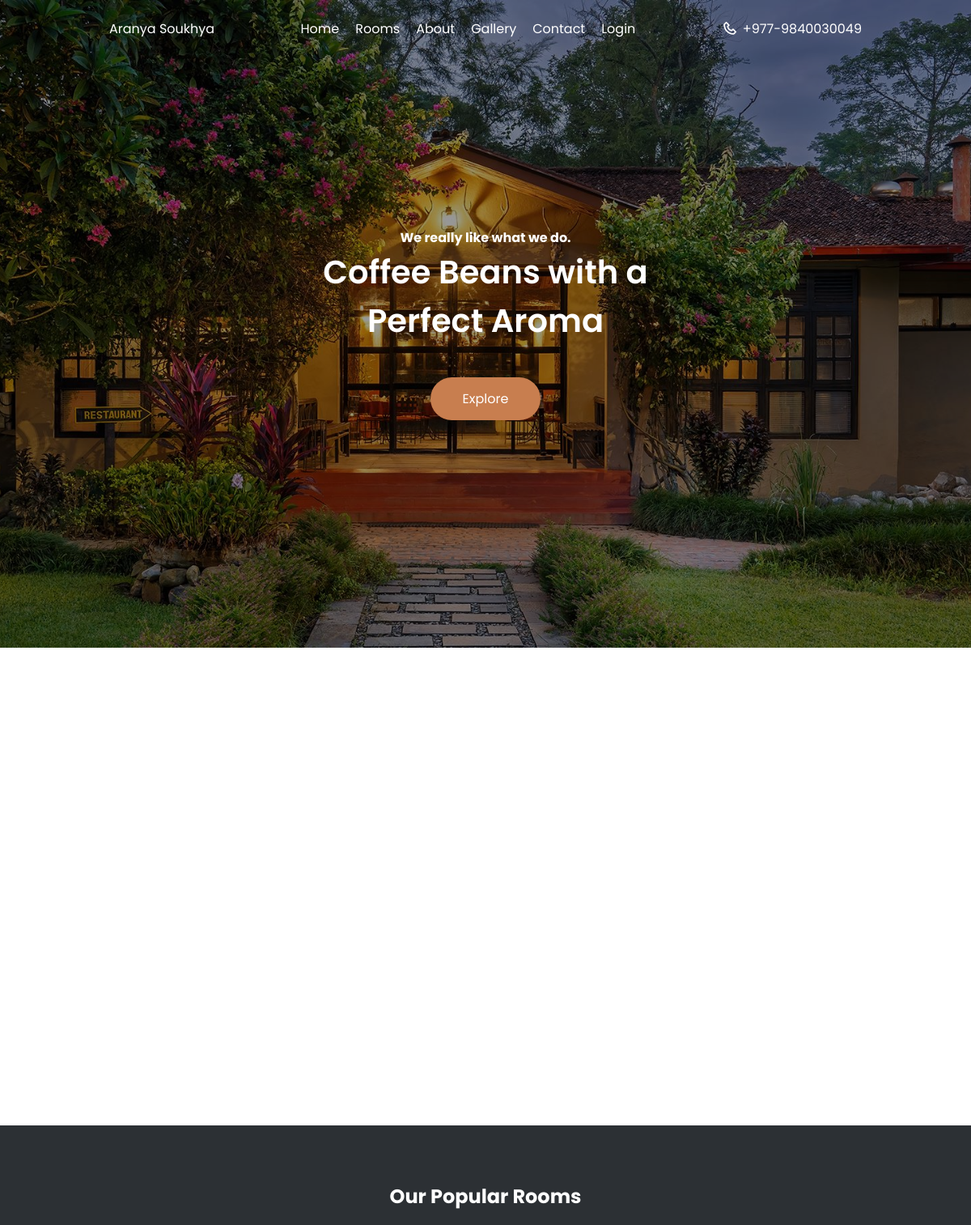
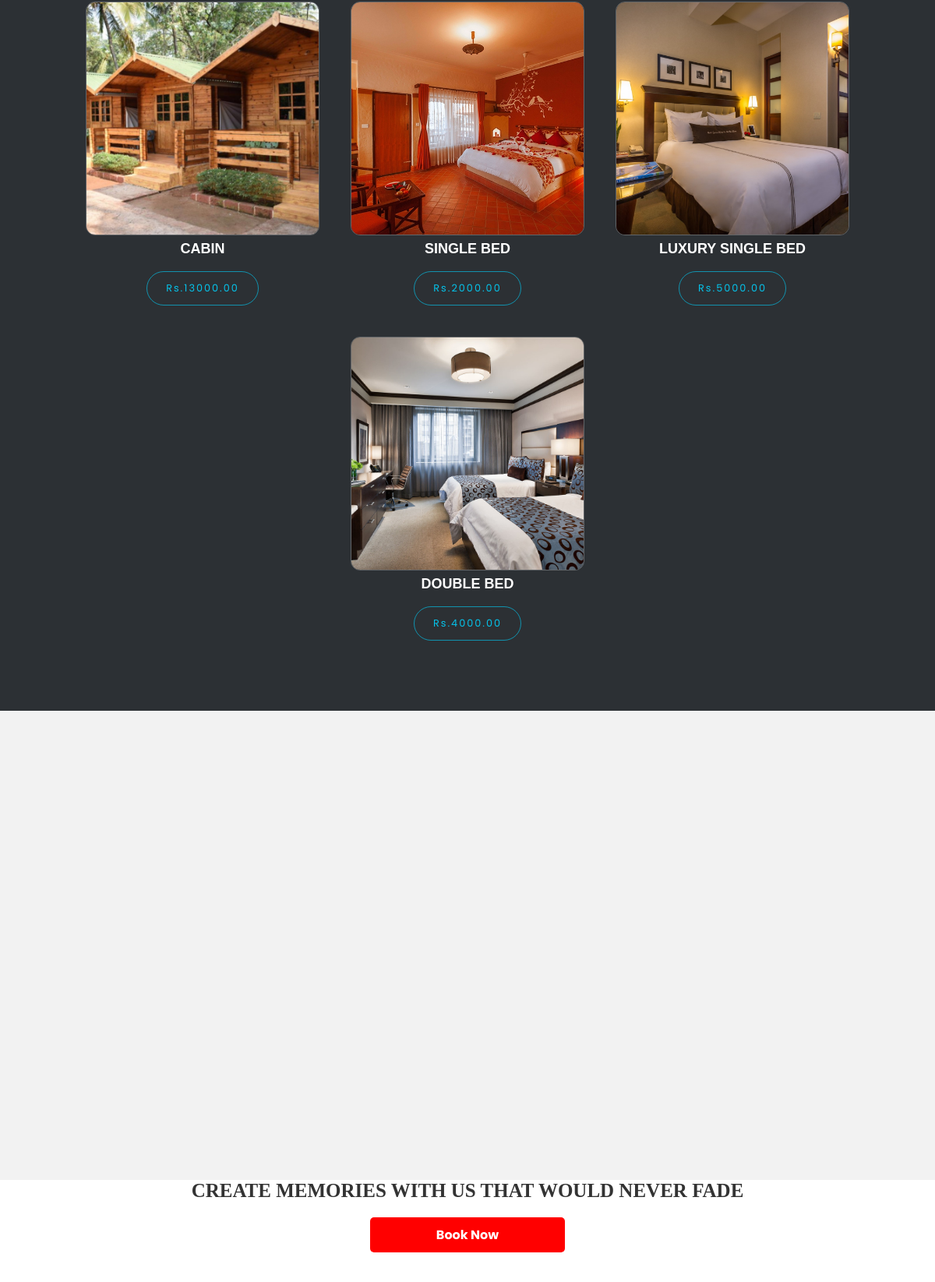
The page / (upper part) on the database its author committed (2 pictures, top to bottom).
### tables this page shows
CREATE TABLE `Rooms` (
  `room_id` int(11) NOT NULL,
  `room_type` varchar(50) NOT NULL,
  `room_image` varchar(255) DEFAULT NULL,
  `room_count` int(11) NOT NULL DEFAULT 0,
  `cost` decimal(10,2) DEFAULT NULL,
  `available` tinyint(1) DEFAULT 1
);

### index.php (the view, shortened to what this page needs)
<?php
include 'Database/db_connection.php';
$sql = "SELECT * FROM Rooms LIMIT 4";
$result = $conn->query($sql);
?>
<!DOCTYPE html>
<html lang="en">
<head>
    <link rel="stylesheet" href="css/swiper-bundle.min.css">
    <link rel="stylesheet" href="css/scrollreveal.min.js">
    <link href='https://unpkg.com/boxicons@2.1.2/css/boxicons.min.css' rel='stylesheet'>
    <link rel="stylesheet" href="css/style.css">
    <link rel="stylesheet" href="css/rooms.css">
    <link rel="stylesheet" href="css/about.css">
</head>
<body>
<header class="header">
            <nav class="nav container flex">
                    <a href="#" class="logo-content flex">
                        <span class="logo-text">Aranya Soukhya</span>
                    </a>
                    <div class="menu-content">
                            <ul class="menu-list flex">
                                <li><a href="index.php" class="nav-link">Home</a></li>
                                <li><a href="viewRoom.php" class="nav-link">Rooms</a></li>
                                <li><a href="about.php" class="nav-link">About</a></li>
                                <li><a href="gallery.php" class="nav-link">Gallery</a></li>
                                <li><a href="contact.php" class="nav-link">Contact</a></li>
                                <li><a href="login.php" class="nav-link">Login</a></li>
                            </ul>
                        </div>
                        <div class="contact-content flex">
                                <i class='bx bx-phone phone-icon'></i>
                                <a href="https://api.whatsapp.com/send/?phone=918861417390&text&type=phone_number&app_absent=0" target="_blank">
                                        <span class="phone-number">+977-9840030049</span>
                                </a>
                        </div>
                </nav>
</header>
        <section class="home" id="home">
                <div class="home-content">
                        <div class="swiper mySwiper data-autoplay="{&quot;delay&quot;: 5000}"">
                                <div class="swiper-wrapper">
                                        <div class="swiper-slide">
                                                <img src="images/ban1.jpeg" alt="" class="home-img">
                                                <div class="home-details">
                                                        <div class="home-text">
                                                                <h4 class="homeSubtitle">We really like what we do.</h4>
                                                                <h2 class="homeTitle">Coffee Beans with a <br> Perfect Aroma</h2>
                                                        </div>
                                                        <button class="button">Explore</button>
                                                </div>
                                        </div>
                                </div>
                                <div class="swiper-pagination"></div>
                        </div>
                </div>
        </section>
        <section class="section about" id="about">
                <div class="about-content container">
                </div>
        </section>
        <section class="section menu" id="menu">
                <h2 style="text-align:center;color:white;">Our Popular Rooms</h2>
                <div class="containerss">
                        <div class="wrapper-containerss">
                                <?php if ($result->num_rows > 0) {
                                        while ($row = $result->fetch_assoc()) { ?>
                                        <div class="wrapper">
                                                <div class="banner-image">
                                                        <img src="<?php echo $row['room_image']; ?>" alt="">
                                                </div>
                                                <h1 style="color:white;"><?php echo $row['room_type']; ?></h1>
                                                <div class="button-wrapper">
                                                        <button class="btn outline"><?php echo 'Rs.' . $row['cost']; ?></button>
                                                </div>
                                        </div>
                                <?php }
                                } ?>
                        </div>
                </div>
        </section>
        <section class="section review" id="review">
            <div class="review-container container">
                    <div class="review-text">
                    </div>
            </div>
        </section>
<footer>
        <section class="slogan-section">
                <div class="containerrr">
                <h3 class="slogan-text">CREATE MEMORIES WITH US THAT WOULD NEVER FADE</h3>
                <a href="viewRoom.php" class="book-now-button">Book Now</a>
                </div>
        </section>
</footer>
</body>
</html>

### css/style.css (style rules this page uses)
html { font-size: 62.5%; scroll-behavior: smooth; }
:root { --body-font: 'Poppins', sans-serif; --big-font: 4rem; --h1-font: 3.6rem; --h2-font: 2.4rem; --h3-font: 2rem; --h4-font: 1.8rem; --normal-font: 1.6rem; --small-font: 1.4rem; --smaller-font: 1.3rem; --font-regular: 400; --font-medium: 500; --font-semi-bold: 600; --primary-color: #C87E4F; --primary-color-hover: #C2703D; --text-color: #333; --text-color-light: #888682; --border-color: #484848; --white-color: #FFF; --section-bg: #2C3034; --z-overlay: 10; --z-fixed: 100; --tran-0-2: 0s; --tran-0-3: 0s; --tran-0-5: 0s; }
* { margin: 0; padding: 0; box-sizing: border-box; }
body { overflow-x: hidden; background-color: var(--white-color); }
body, button, input { font-family: var(--body-font); font-size: var(--normal-font); font-weight: var(--font-regular); color: var(--text-color); }
ul { list-style: none; }
a { text-decoration: none; }
img { width:100%; height: 100%; object-fit: cover; }
.section { padding: 7rem 2rem; }
.container { max-width: 1030px; width: 100%; margin: 0 auto; padding: 0 3rem; }
.flex { display: flex; align-items: center; column-gap: 0.6rem; }
.button { border: none; outline: none; color: var(--white-color); padding: 1.4rem 4rem; border-radius: 3rem; background-color: var(--primary-color); transition: var(--tran-0-3); cursor: pointer; }
.header { position: fixed; top: 0; left: 0; height: 7rem; width: 100%; z-index: var(--z-fixed); transition: var(--tran-0-5); }
.nav { position: relative; height: 100%; align-items: center; justify-content: space-between; }
.logo-icon, .logo-text, .nav-link, .phone-icon, .phone-number { color: var(--white-color); }
.phone-icon { font-size: 2rem; }
.menu-list { column-gap: 2rem; }
.nav-link { position: relative; text-transform: capitalize; }
.nav-link::before { content: ''; position: absolute; left: 50%; bottom: -8px; height: 6px; width: 6px; border-radius: 50%; transform: translateX(-50%); background-color: var(--white-color); opacity: 0; }
.home { height: 100vh; width: 100%; }
.swiper-slide { position: relative; height: 100vh; width: 100%; }
.home .swiper-slide::before { content: ''; position: absolute; left: 0; top: 0; height: 100%; width: 100%; background-color: rgba(0, 0, 0, 0.4); z-index: var(--z-overlay); }
.home-img { height: 100%; width: 100%; }
.home-details { position: absolute; top: 50%; left: 50%; z-index: var(--z-fixed); transform: translate(-50%, -50%); display: grid; justify-items: center; width: 100%; row-gap: 4rem; }
.homeSubtitle { text-align: center; font-size: var(--normal-font); color: var(--white-color); }
.homeTitle { text-align: center; font-size: var(--big-font); color: var(--white-color); font-weight: var(--font-semi-bold); }
.about-content { display: grid; grid-template-columns: repeat(2,1fr); column-gap: 7rem; align-items: center; padding: 0 5rem; }
.menu { background-color: var(--section-bg); }
.menu h1 { text-align: center; }
.review { background-color: #f2f2f2; }
footer { background-color:white; }

### css/rooms.css (style rules this page uses)
.wrapper-containerss { display: flex; flex-wrap: wrap; justify-content: center; }
.wrapper { width: 300px; height: auto; margin: 20px; display:flex; flex-direction: column; align-items: center; justify-content:center; text-align: center; }
.banner-image img { background-position: center; background-size: cover; height: 300px; width: 300px; border-radius: 12px; border: 1px solid rgba(255,255,255, 0.255); }
h1 { font-family: 'Righteous', sans-serif; color: rgba(5, 4, 4, 0.98); text-transform: uppercase; font-size: 1.8rem; }
.button-wrapper { margin-top: 18px; }
.btn { border: none; padding: 12px 24px; border-radius: 24px; font-size: 0.8rem; letter-spacing: 2px; cursor: pointer; }
.outline { background: transparent; color: rgba(0, 212, 255, 0.9); border: 1px solid rgba(0, 212, 255, 0.6); transition: all .3s ease; font-size: .8em; }

### css/about.css (style rules this page uses)
.container { max-width: 960px; margin: 0 auto; padding: 0 15px; }
.slogan-section { text-align: center; }
.slogan-text { font-family: 'Pacifico', cursive; font-size: 2.5rem; color: #333; margin-bottom: 20px; }
.book-now-button { display: inline-block; padding: 10px 20px; background-color: red; color: #fff; text-decoration: none; font-weight: bold; border-radius: 5px; font-size: 1.6rem; margin-bottom: 20px; width: 250px; }

### rows shown on the page
rooms: room_image (picture), room_type "CABIN", cost "13000.00"
rooms: room_image (picture), room_type "SINGLE BED", cost "2000.00"
rooms: room_image (picture), room_type "LUXURY SINGLE BED", cost "5000.00"
rooms: room_image (picture), room_type "DOUBLE BED", cost "4000.00"
